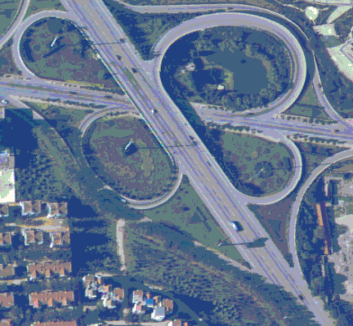
#> input picture Imagens/imagem-original.png, 353 x 326 px
$ python teste2.py
#> lines starting #> are read from the running program, lines starting #| are printed output that depends on the picture; after the words box and inside, x2 and y2 are one past the last pixel; in counts of white or black regions, pixels touching at a corner belong together
import cv2 as cv
import numpy as np
import matplotlib.pyplot as plt
from collections import deque

def convert_to_gray(img):
    # Função para converter a imagem RGB para escala de cinza usando a fórmula dada
    gray = np.zeros((img.shape[0], img.shape[1]), np.uint8)
    for i in range(img.shape[0]):
        for j in range(img.shape[1]):
            gray[i, j] = 0.229 * img[i, j, 2] + 0.587 * img[i, j, 1] + 0.114 * img[i, j, 0]
    return gray

def inverter_canal(canal):
    # Função para inverter o canal de cor
    return abs(255 - canal)

def getGrayPixels(image):
    #convert to hsv
    hsv = cv.cvtColor(image, cv.COLOR_BGR2HSV)

    s_invertido = inverter_canal(hsv[:, :, 1])

    #mostrar hsv
    fig, axs = plt.subplots(1, 3, figsize=(30, 10))
    fig.patch.set_facecolor('#323232')  # Cor de fundo da figura (cinza escuro)
    axs[0].imshow(hsv[:, :, 0], cmap='gray', vmin=0, vmax=255)
    axs[0].set_title('H')
    axs[1].imshow(hsv[:, :, 1], cmap='gray', vmin=0, vmax=255)
    axs[1].set_title('S')
    axs[2].imshow(hsv[:, :, 2], cmap='gray', vmin=0, vmax=255)
    axs[2].set_title('V')
    plt.show()

    #utilizar OTSU no canal H
    _, th = cv.threshold(hsv[:, :, 0], 0, 255, cv.THRESH_BINARY + cv.THRESH_OTSU)

    #utilizar OTSU no canal S invertido
    S_invertido = inverter_canal(hsv[:, :, 1])
    threshold = 210
    _, th2 = cv.threshold(S_invertido, threshold, 255, cv.THRESH_BINARY)

    # fazer and entre os dois resultados
    thf = cv.bitwise_and(th, th2)

    plt.subplot(1, 3, 1)
    plt.imshow(th, cmap='gray', vmin=0, vmax=255)
    plt.title('H binarizado')
    plt.axis('off')  # Desativa os eixos

    # Segundo subplot para 'S binarizado'
    plt.subplot(1, 3, 2)
    plt.imshow(th2, cmap='gray', vmin=0, vmax=255)
    plt.title('S binarizado')
    plt.axis('off')

    # Terceiro subplot para 'And H e S binarizado'
    plt.subplot(1, 3, 3)
    plt.imshow(thf, cmap='gray', vmin=0, vmax=255)
    plt.title('And H e S binarizado')
    plt.axis('off')
    plt.show()

def main():
    img = cv.imread('../Imagens/imagem-original.png', cv.IMREAD_COLOR)
#> img is the input picture: shape (326, 353, 3); mean B, G, R 142.9, 117.5, 101
    getGrayPixels(img)
#> in getGrayPixels, `hsv = cv.cvtColor(image, cv.COLOR_BGR2HSV)`: hsv: shape (326, 353, 3); mean H, S, V 104, 83.2, 144.1
#> in getGrayPixels, `_, th = cv.threshold(hsv[:, :, 0], 0, 255, cv.THRESH_BINARY + cv.THRES..`:
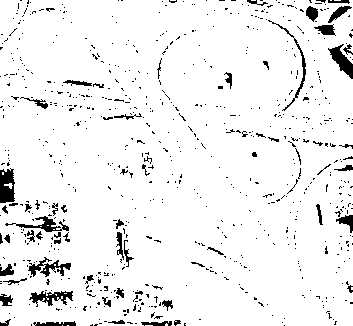
#> th: shape (326, 353); 93.9% white; 726 black regions (660 under 20 px), largest, box (x1, y1, x2, y2) and area: (0, 168, 15, 203) 420, (328, 44, 353, 79) 360, (29, 291, 73, 307) 334
#> in getGrayPixels, `_, th2 = cv.threshold(S_invertido, threshold, 255, cv.THRESH_BINARY)`: th2: shape (326, 353); 28% white; 466 white regions (398 under 20 px), largest, box (x1, y1, x2, y2) and area: (0, 0, 353, 326) 20684, (327, 200, 353, 305) 1337, (0, 149, 67, 216) 1049
#> in getGrayPixels, `thf = cv.bitwise_and(th, th2)`: thf: shape (326, 353); 23.2% white; 756 white regions (686 under 20 px), largest, box (x1, y1, x2, y2) and area: (0, 0, 353, 244) 15849, (203, 146, 353, 326) 3067, (327, 200, 353, 302) 1076

    img = cv.imread('../Imagens/imagem-teste2.png', cv.IMREAD_COLOR)
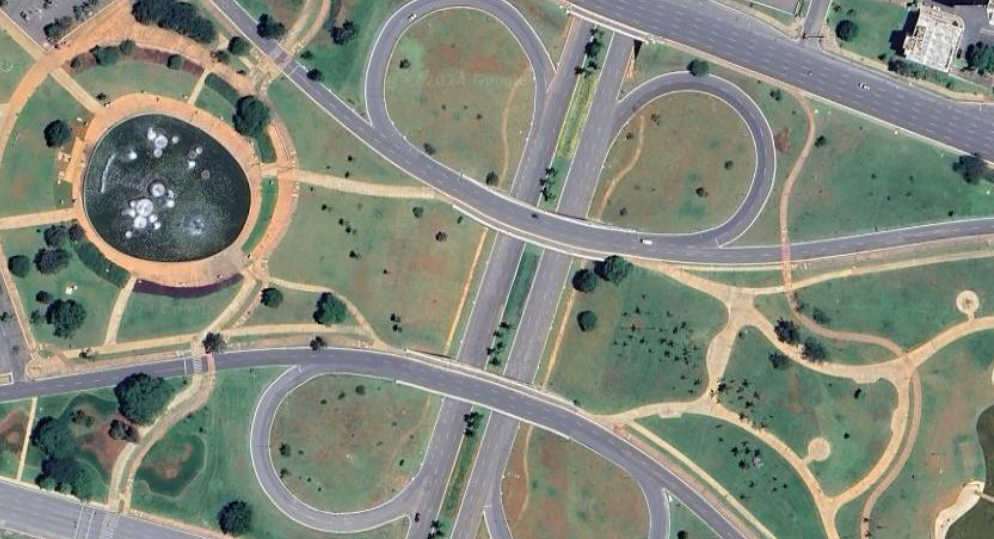
#> input picture Imagens/imagem-teste2.png, 994 x 539 px
#> img is the input picture: shape (539, 994, 3); mean B, G, R 122.4, 135.6, 130.5
    img2 = getGrayPixels(img)
#> in getGrayPixels (call 2), `hsv = cv.cvtColor(image, cv.COLOR_BGR2HSV)`: hsv: shape (539, 994, 3); mean H, S, V 60.2, 48.2, 142.2
#> in getGrayPixels (call 2), `_, th = cv.threshold(hsv[:, :, 0], 0, 255, cv.THRESH_BINARY + cv.THRES..`: th: shape (539, 994); 42.3% white; 152 white regions (78 under 20 px), largest, box (x1, y1, x2, y2) and area: (214, 0, 994, 403) 83606, (0, 292, 746, 539) 60497, (84, 114, 249, 257) 17860
#> in getGrayPixels (call 2), `_, th2 = cv.threshold(S_invertido, threshold, 255, cv.THRESH_BINARY)`: th2: shape (539, 994); 48.7% white; 737 white regions (568 under 20 px), largest, box (x1, y1, x2, y2) and area: (0, 0, 994, 539) 213568, (83, 111, 249, 260) 6758, (0, 0, 109, 47) 2672
#> in getGrayPixels (call 2), `thf = cv.bitwise_and(th, th2)`: thf: shape (539, 994); 21.7% white; 594 white regions (469 under 20 px), largest, box (x1, y1, x2, y2) and area: (214, 0, 994, 284) 36507, (205, 334, 746, 539) 27283, (564, 0, 994, 175) 17848

    # img = cv.imread('../Imagens/imagem-teste3.png', cv.IMREAD_COLOR)
    # getGrayPixels(img)

    img = cv.imread('../Imagens/imagem-teste4.png', cv.IMREAD_COLOR)
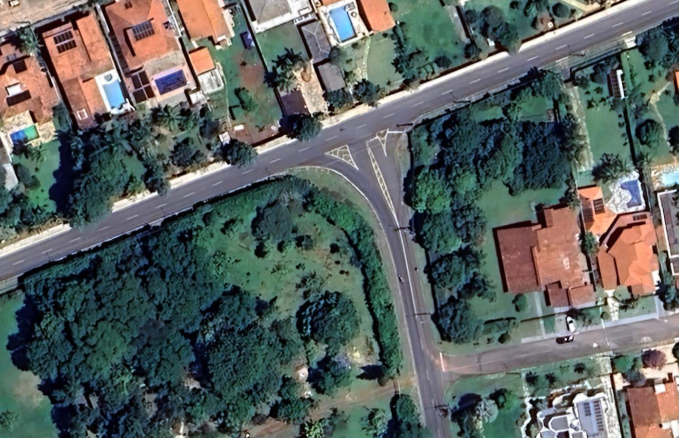
#> input picture Imagens/imagem-teste4.png, 1357 x 876 px (shown at 1/2 size)
#> img is the input picture: shape (876, 1357, 3); mean B, G, R 95.5, 97.9, 90.6
    getGrayPixels(img)
#> in getGrayPixels (call 3), `hsv = cv.cvtColor(image, cv.COLOR_BGR2HSV)`: hsv: shape (876, 1357, 3); mean H, S, V 79.3, 90, 109.9
#> in getGrayPixels (call 3), `_, th = cv.threshold(hsv[:, :, 0], 0, 255, cv.THRESH_BINARY + cv.THRES..`: th: shape (876, 1357); 75.1% white; 705 black regions (497 under 20 px), largest, box (x1, y1, x2, y2) and area: (986, 351, 1357, 640) 58393, (202, 0, 589, 307) 45169, (0, 0, 261, 326) 44755
#> in getGrayPixels (call 3), `_, th2 = cv.threshold(S_invertido, threshold, 255, cv.THRESH_BINARY)`: th2: shape (876, 1357); 29.4% white; 1233 white regions (1043 under 20 px), largest, box (x1, y1, x2, y2) and area: (0, 0, 1357, 876) 265262, (1195, 312, 1357, 564) 12044, (0, 0, 247, 214) 6432
#> in getGrayPixels (call 3), `thf = cv.bitwise_and(th, th2)`: thf: shape (876, 1357); 19.7% white; 1307 white regions (1025 under 20 px), largest, box (x1, y1, x2, y2) and area: (0, 0, 1357, 876) 116932, (900, 556, 1357, 751) 31342, (1067, 739, 1216, 876) 8860

    img = cv.imread('../Imagens/imagem-teste5.png', cv.IMREAD_COLOR)
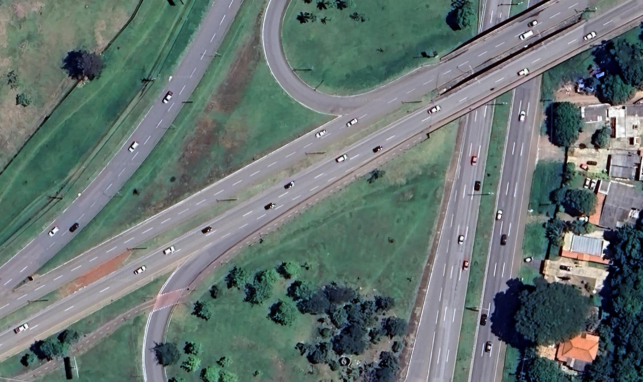
#> input picture Imagens/imagem-teste5.png, 1285 x 763 px (shown at 1/2 size)
#> img is the input picture: shape (763, 1285, 3); mean B, G, R 113.5, 116, 102.6
    getGrayPixels(img)
#> in getGrayPixels (call 4), `hsv = cv.cvtColor(image, cv.COLOR_BGR2HSV)`: hsv: shape (763, 1285, 3); mean H, S, V 89, 60.4, 122.2
#> in inverter_canal (call 7), `return abs(255 - canal)`:
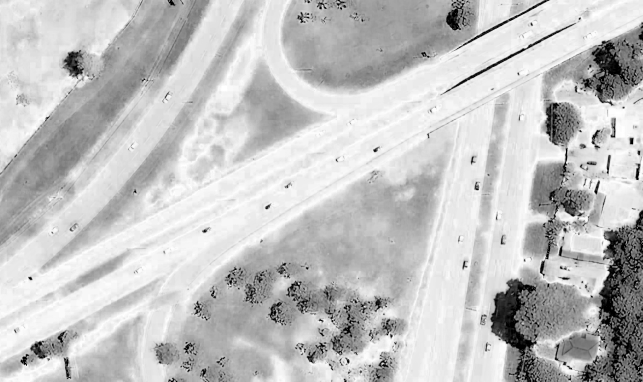
#> returned value: shape (763, 1285) (shown at 1/2 size); min 0, max 255, mean 194.6
#> in getGrayPixels (call 4), `plt.show()`:
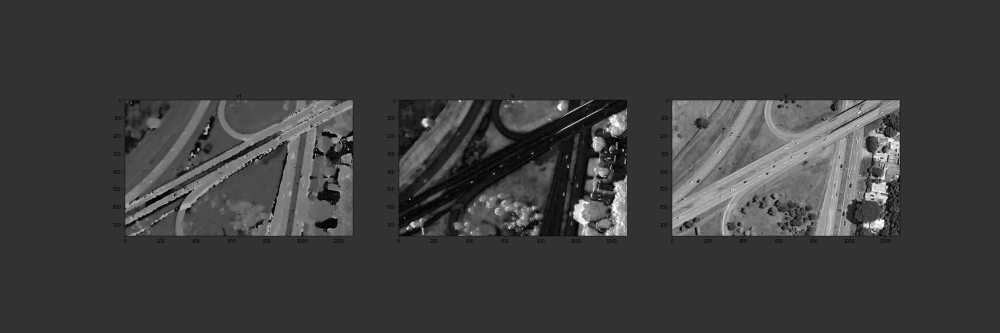
#> figure drawn by matplotlib, 3 panels
#> in getGrayPixels (call 4), `_, th = cv.threshold(hsv[:, :, 0], 0, 255, cv.THRESH_BINARY + cv.THRES..`: th: shape (763, 1285); 40.6% white; 257 white regions (195 under 20 px), largest, box (x1, y1, x2, y2) and area: (0, 0, 1285, 763) 365245, (1087, 310, 1176, 518) 7314, (123, 98, 205, 165) 3747
#> in getGrayPixels (call 4), `_, th2 = cv.threshold(S_invertido, threshold, 255, cv.THRESH_BINARY)`: th2: shape (763, 1285); 50.1% white; 489 black regions (380 under 20 px), largest, box (x1, y1, x2, y2) and area: (297, 282, 904, 763) 136992, (959, 43, 1285, 763) 111555, (0, 0, 425, 524) 79503
#> in getGrayPixels (call 4), `thf = cv.bitwise_and(th, th2)`:
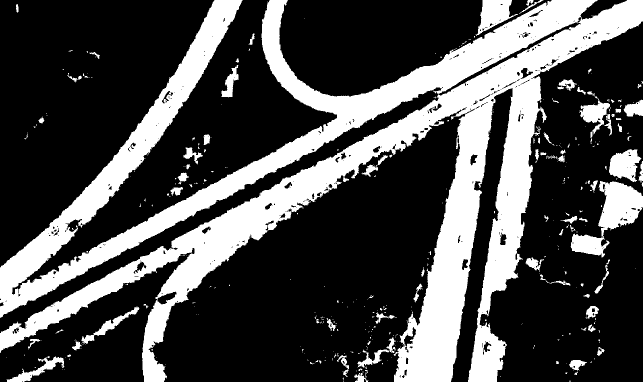
#> thf: shape (763, 1285) (shown at 1/2 size); 29.4% white; 394 white regions (310 under 20 px), largest, box (x1, y1, x2, y2) and area: (0, 0, 1285, 763) 255759, (1141, 362, 1285, 515) 8450, (951, 0, 1036, 72) 2996

# Função principal
if __name__ == '__main__':
    main()
